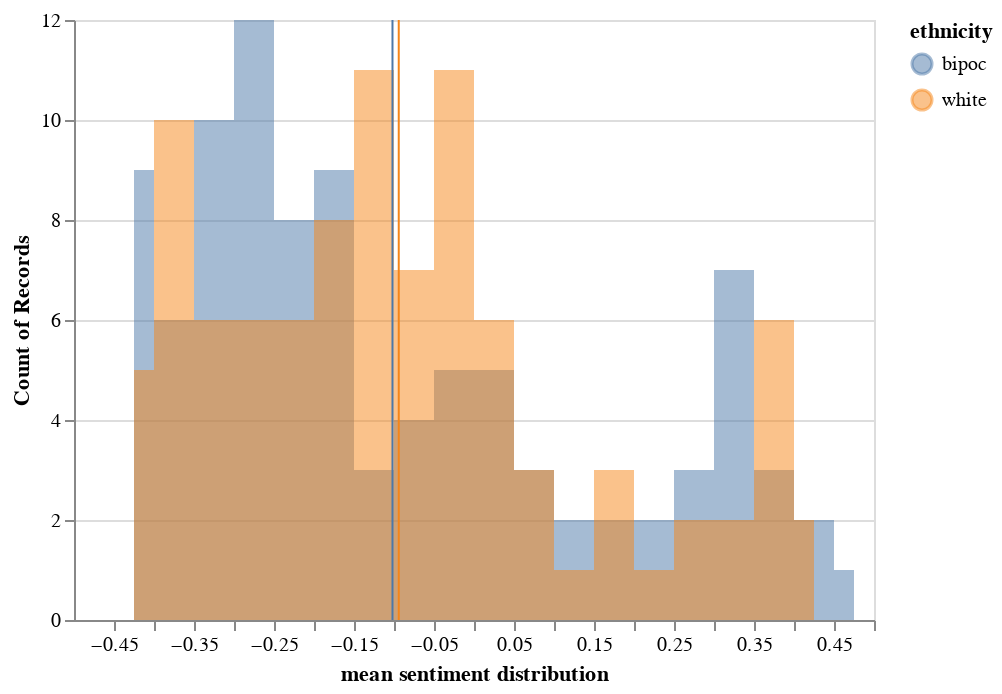

The code cell stored with this chart in its notebook:
### Markdown cell above
## Sentiment by ethnicity

### Code cell
source = free_grouped_score
hist_free_ethnicity_com = alt.Chart(source).mark_area(
    opacity=0.5,
    interpolate='step'
).encode(
    alt.X('sentimentScore:Q', bin=alt.Bin(maxbins=30), title='mean sentiment distribution'),
    alt.Y('count()',  stack=None),
    alt.Color('ethnicity'))

rule = alt.Chart(source).mark_rule(color='red').encode(
    x=alt.X('sentimentScore:Q', aggregate='mean'),
    color=alt.Color('ethnicity'))

hist_free_ethnicity_com = hist_free_ethnicity_com + rule
hist_free_ethnicity_com

### Figure 1 — Vega-Lite specification as saved in the notebook (floating-point values rounded to 4 significant figures; data arrays with more than 128 entries replaced by an {"elided": "..."} marker saying what was removed)
{"config": {"view": {"continuousWidth": 400, "continuousHeight": 300}}, "layer": [{"mark": {"type": "area", "interpolate": "step", "opacity": 0.5}, "encoding": {"color": {"type": "nominal", "field": "ethnicity"}, "x": {"type": "quantitative", "bin": {"maxbins": 30}, "field": "sentimentScore", "title": "mean sentiment distribution"}, "y": {"type": "quantitative", "aggregate": "count", "stack": null}}}, {"mark": {"type": "rule", "color": "red"}, "encoding": {"color": {"type": "nominal", "field": "ethnicity"}, "x": {"type": "quantitative", "aggregate": "mean", "field": "sentimentScore"}}}], "data": {"name": "data-43431576dbf9d42a331bcd71066e977f"}, "$schema": "https://vega.github.io/schema/vega-lite/v4.8.1.json", "datasets": {"data-43431576dbf9d42a331bcd71066e977f": {"elided": "192 records"}}}
